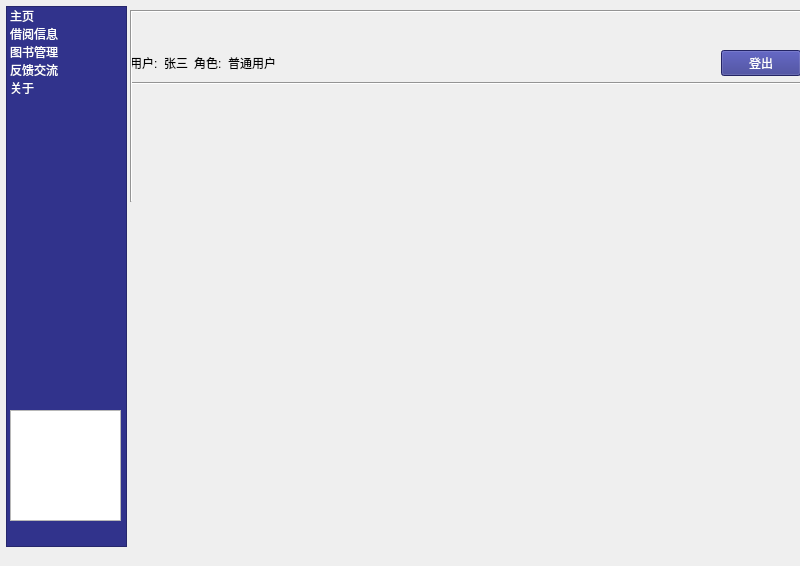
<?xml version="1.0" encoding="UTF-8"?>
<ui version="4.0">
 <class>MainWindow</class>
 <widget class="QMainWindow" name="MainWindow">
  <property name="geometry">
   <rect>
    <x>0</x>
    <y>0</y>
    <width>800</width>
    <height>566</height>
   </rect>
  </property>
  <property name="windowTitle">
   <string>MainWindow</string>
  </property>
  <widget class="QWidget" name="centralwidget">
   <widget class="QGraphicsView" name="graphicsView">
    <property name="geometry">
     <rect>
      <x>10</x>
      <y>410</y>
      <width>111</width>
      <height>111</height>
     </rect>
    </property>
    <property name="styleSheet">
     <string notr="true">border-image: url(:/media/img/bbupt.jpg);</string>
    </property>
   </widget>
   <widget class="QWidget" name="layoutWidget">
    <property name="geometry">
     <rect>
      <x>130</x>
      <y>10</y>
      <width>671</width>
      <height>531</height>
     </rect>
    </property>
    <layout class="QVBoxLayout" name="verticalLayout_2">
     <item>
      <layout class="QVBoxLayout" name="verticalLayout">
       <item>
        <widget class="Line" name="line_3">
         <property name="maximumSize">
          <size>
           <width>16777215</width>
           <height>2</height>
          </size>
         </property>
         <property name="styleSheet">
          <string notr="true">background-color: rgb(222, 222, 222);</string>
         </property>
         <property name="orientation">
          <enum>Qt::Horizontal</enum>
         </property>
        </widget>
       </item>
       <item>
        <widget class="QLabel" name="label">
         <property name="font">
          <font>
           <family>13 宋体</family>
           <pointsize>14</pointsize>
           <weight>50</weight>
           <italic>false</italic>
           <bold>false</bold>
          </font>
         </property>
         <property name="cursor">
          <cursorShape>UpArrowCursor</cursorShape>
         </property>
         <property name="styleSheet">
          <string notr="true">font: 14pt bold &quot;宋体&quot;;
border-image: url(:/media/img/buptlibrary.jpg);</string>
         </property>
         <property name="text">
          <string/>
         </property>
         <property name="alignment">
          <set>Qt::AlignCenter</set>
         </property>
        </widget>
       </item>
       <item>
        <layout class="QHBoxLayout" name="horizontalLayout">
         <item>
          <widget class="QLabel" name="label_2">
           <property name="styleSheet">
            <string notr="true">font: 12pt &quot;宋体&quot;;</string>
           </property>
           <property name="text">
            <string>用户:</string>
           </property>
          </widget>
         </item>
         <item>
          <widget class="QLabel" name="current_username_label">
           <property name="styleSheet">
            <string notr="true">font: 12pt &quot;宋体&quot;;</string>
           </property>
           <property name="text">
            <string>张三</string>
           </property>
          </widget>
         </item>
         <item>
          <widget class="QLabel" name="label_4">
           <property name="styleSheet">
            <string notr="true">font: 12pt &quot;宋体&quot;;</string>
           </property>
           <property name="text">
            <string>角色:</string>
           </property>
          </widget>
         </item>
         <item>
          <widget class="QLabel" name="current_role_label">
           <property name="styleSheet">
            <string notr="true">font: 12pt &quot;宋体&quot;;</string>
           </property>
           <property name="text">
            <string>普通用户</string>
           </property>
          </widget>
         </item>
         <item>
          <spacer name="horizontalSpacer">
           <property name="orientation">
            <enum>Qt::Horizontal</enum>
           </property>
           <property name="sizeHint" stdset="0">
            <size>
             <width>40</width>
             <height>20</height>
            </size>
           </property>
          </spacer>
         </item>
         <item>
          <widget class="QPushButton" name="pushButton">
           <property name="styleSheet">
            <string notr="true">font: 12pt &quot;宋体&quot;;
color: rgb(255, 255, 255);
background-color: rgb(49, 51, 140);</string>
           </property>
           <property name="text">
            <string>登出</string>
           </property>
          </widget>
         </item>
        </layout>
       </item>
      </layout>
     </item>
     <item>
      <widget class="Line" name="line_2">
       <property name="maximumSize">
        <size>
         <width>16777215</width>
         <height>2</height>
        </size>
       </property>
       <property name="styleSheet">
        <string notr="true">background-color: rgb(222, 222, 222);</string>
       </property>
       <property name="orientation">
        <enum>Qt::Horizontal</enum>
       </property>
      </widget>
     </item>
     <item>
      <widget class="QStackedWidget" name="stackedWidget">
       <widget class="QWidget" name="page"/>
       <widget class="QWidget" name="page_2"/>
      </widget>
     </item>
    </layout>
   </widget>
   <widget class="QListWidget" name="listWidget">
    <property name="geometry">
     <rect>
      <x>6</x>
      <y>6</y>
      <width>121</width>
      <height>541</height>
     </rect>
    </property>
    <property name="maximumSize">
     <size>
      <width>200</width>
      <height>16777215</height>
     </size>
    </property>
    <property name="styleSheet">
     <string notr="true">color: rgb(255, 255, 255);
background-color: rgb(49, 51, 140);</string>
    </property>
    <item>
     <property name="text">
      <string>主页</string>
     </property>
    </item>
    <item>
     <property name="text">
      <string>借阅信息</string>
     </property>
    </item>
    <item>
     <property name="text">
      <string>图书管理</string>
     </property>
    </item>
    <item>
     <property name="text">
      <string>反馈交流</string>
     </property>
    </item>
    <item>
     <property name="text">
      <string>关于</string>
     </property>
    </item>
   </widget>
   <widget class="Line" name="line">
    <property name="geometry">
     <rect>
      <x>130</x>
      <y>10</y>
      <width>2</width>
      <height>192</height>
     </rect>
    </property>
    <property name="maximumSize">
     <size>
      <width>2</width>
      <height>16777215</height>
     </size>
    </property>
    <property name="styleSheet">
     <string notr="true">background-color: rgb(222, 222, 222);</string>
    </property>
    <property name="orientation">
     <enum>Qt::Vertical</enum>
    </property>
   </widget>
   <zorder>listWidget</zorder>
   <zorder>graphicsView</zorder>
   <zorder>layoutWidget</zorder>
   <zorder>line</zorder>
  </widget>
  <widget class="QMenuBar" name="menubar">
   <property name="geometry">
    <rect>
     <x>0</x>
     <y>0</y>
     <width>800</width>
     <height>22</height>
    </rect>
   </property>
  </widget>
 </widget>
 <resources>
  <include location="pictures.qrc"/>
 </resources>
 <connections/>
</ui>
